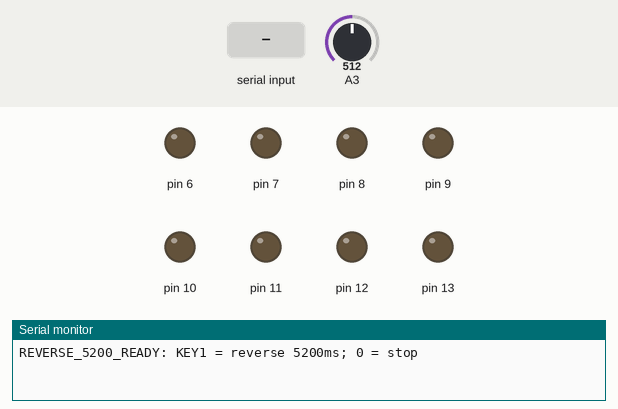
The sketch below on a simulated Arduino Uno, built with avr-gcc and run on an emulated ATmega328P. On the bench: output pins drawn as LEDs (lit = HIGH), the last lines printed to the serial monitor. The inputs (shaded band) are chosen by the test bench; at power-on: A3 = 512.

Above: at 1.2 s.
1.3 s: A3 set to 52
2.8 s: A3 set to 45
At 4.0 s:
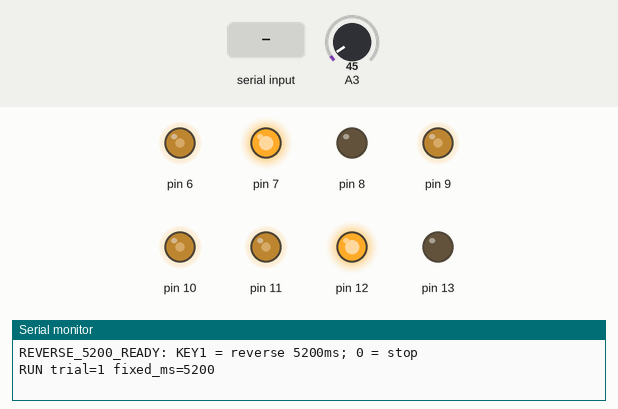
4.3 s: "0" received over Serial
At 5.3 s:
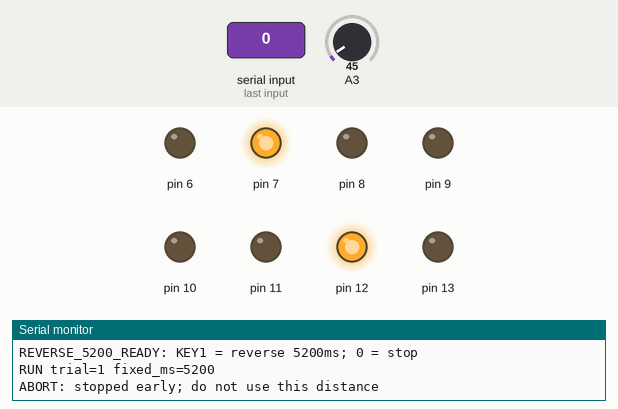
5.8 s: "1" received over Serial
At 6.6 s:
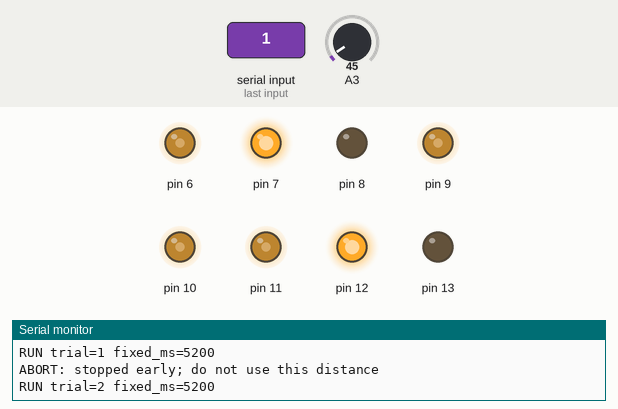
Timing chart, 0 to 12.5 s (numbered marks = the images above; inputs shaded):
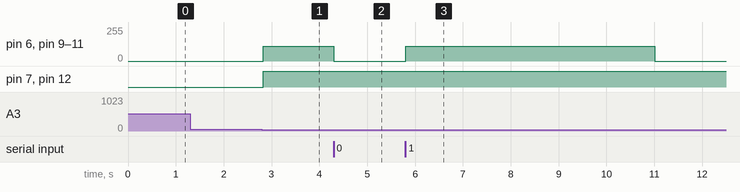

The sketch:

08___4_4__.ino
```cpp
volatile int _E5_B7_A6_E5_90_8E_E6_96_B9_E5_90_91;
volatile int _E5_8F_B3_E5_90_8E_E6_96_B9_E5_90_91;
volatile int _E5_B7_A6_E5_89_8D_E6_96_B9_E5_90_91;
volatile int _E5_8F_B3_E5_89_8D_E6_96_B9_E5_90_91;
volatile int _E5_90_8E_E9_80_801_E5_8F_B7PWM;
volatile int _E5_90_8E_E9_80_802_E5_8F_B7PWM;
volatile int _E5_90_8E_E9_80_803_E5_8F_B7PWM;
volatile int _E5_90_8E_E9_80_804_E5_8F_B7PWM;
volatile unsigned long _E5_90_8E_E9_80_80_E6_97_B6_E9_95_BF_E6_AF_AB_E7_A7_92;
volatile int _E8_BF_90_E8_A1_8C_E7_8A_B6_E6_80_81;
volatile int _E6_8C_89_E9_94_AE_E5_B0_B1_E7_BB_AA;
volatile unsigned long _E5_BC_80_E5_A7_8B_E6_97_B6_E5_88_BB;
volatile unsigned long _E6_B5_8B_E8_AF_95_E6_AC_A1_E6_95_B0;
volatile int _E4_B8_B2_E5_8F_A3_E5_91_BD_E4_BB_A4;

void setup(){
  _E5_B7_A6_E5_90_8E_E6_96_B9_E5_90_91 = 1;
  _E5_8F_B3_E5_90_8E_E6_96_B9_E5_90_91 = 0;
  _E5_B7_A6_E5_89_8D_E6_96_B9_E5_90_91 = 1;
  _E5_8F_B3_E5_89_8D_E6_96_B9_E5_90_91 = 0;
  _E5_90_8E_E9_80_801_E5_8F_B7PWM = 110;
  _E5_90_8E_E9_80_802_E5_8F_B7PWM = 110;
  _E5_90_8E_E9_80_803_E5_8F_B7PWM = 110;
  _E5_90_8E_E9_80_804_E5_8F_B7PWM = 110;
  _E5_90_8E_E9_80_80_E6_97_B6_E9_95_BF_E6_AF_AB_E7_A7_92 = 5200;
  _E8_BF_90_E8_A1_8C_E7_8A_B6_E6_80_81 = 0;
  _E6_8C_89_E9_94_AE_E5_B0_B1_E7_BB_AA = 0;
  _E5_BC_80_E5_A7_8B_E6_97_B6_E5_88_BB = 0;
  _E6_B5_8B_E8_AF_95_E6_AC_A1_E6_95_B0 = 0;
  _E4_B8_B2_E5_8F_A3_E5_91_BD_E4_BB_A4 = 0;
  Serial.begin(9600);
  pinMode(10, OUTPUT);
  pinMode(9, OUTPUT);
  pinMode(6, OUTPUT);
  pinMode(11, OUTPUT);
  pinMode(A3, INPUT);
analogWrite(10, 0);
analogWrite(9, 0);
analogWrite(6, 0);
analogWrite(11, 0);
pinMode(13, OUTPUT);
pinMode(8, OUTPUT);
pinMode(12, OUTPUT);
pinMode(7, OUTPUT);
Serial.println("REVERSE_5200_READY: KEY1 = reverse 5200ms; 0 = stop");
  pinMode(A3, INPUT);
  pinMode(13, OUTPUT);
  pinMode(8, OUTPUT);
  pinMode(12, OUTPUT);
  pinMode(7, OUTPUT);
}

void loop(){
  if ((analogRead(A3) > 100)) {
  _E6_8C_89_E9_94_AE_E5_B0_B1_E7_BB_AA = 1;

  } else {
  if (((_E6_8C_89_E9_94_AE_E5_B0_B1_E7_BB_AA == 1) && (analogRead(A3) < 50))) {
  delay(25);
  if ((analogRead(A3) < 50)) {
  _E6_8C_89_E9_94_AE_E5_B0_B1_E7_BB_AA = 0;
  if ((_E8_BF_90_E8_A1_8C_E7_8A_B6_E6_80_81 == 1)) {
  analogWrite(10, 0);
  analogWrite(9, 0);
  analogWrite(6, 0);
  analogWrite(11, 0);
  _E8_BF_90_E8_A1_8C_E7_8A_B6_E6_80_81 = 0;
  Serial.println("ABORT: stopped early; do not use this distance");

  } else {
  if ((_E8_BF_90_E8_A1_8C_E7_8A_B6_E6_80_81 == 0)) {
  if (((((((((((_E5_B7_A6_E5_90_8E_E6_96_B9_E5_90_91 >= 0) && (_E5_B7_A6_E5_90_8E_E6_96_B9_E5_90_91 <= 1)) && ((_E5_8F_B3_E5_90_8E_E6_96_B9_E5_90_91 >= 0) && (_E5_8F_B3_E5_90_8E_E6_96_B9_E5_90_91 <= 1))) && ((_E5_B7_A6_E5_89_8D_E6_96_B9_E5_90_91 >= 0) && (_E5_B7_A6_E5_89_8D_E6_96_B9_E5_90_91 <= 1))) && ((_E5_8F_B3_E5_89_8D_E6_96_B9_E5_90_91 >= 0) && (_E5_8F_B3_E5_89_8D_E6_96_B9_E5_90_91 <= 1))) && ((_E5_90_8E_E9_80_801_E5_8F_B7PWM > 0) && (_E5_90_8E_E9_80_801_E5_8F_B7PWM <= 180))) && ((_E5_90_8E_E9_80_802_E5_8F_B7PWM > 0) && (_E5_90_8E_E9_80_802_E5_8F_B7PWM <= 180))) && ((_E5_90_8E_E9_80_803_E5_8F_B7PWM > 0) && (_E5_90_8E_E9_80_803_E5_8F_B7PWM <= 180))) && ((_E5_90_8E_E9_80_804_E5_8F_B7PWM > 0) && (_E5_90_8E_E9_80_804_E5_8F_B7PWM <= 180))) && ((_E5_90_8E_E9_80_80_E6_97_B6_E9_95_BF_E6_AF_AB_E7_A7_92 > 0) && (_E5_90_8E_E9_80_80_E6_97_B6_E9_95_BF_E6_AF_AB_E7_A7_92 <= 60000)))) {
  analogWrite(10, 0);
  analogWrite(9, 0);
  analogWrite(6, 0);
  analogWrite(11, 0);
  pinMode(13, OUTPUT);
  pinMode(8, OUTPUT);
  pinMode(12, OUTPUT);
  pinMode(7, OUTPUT);
  digitalWrite(13,_E5_8F_B3_E5_89_8D_E6_96_B9_E5_90_91);
  digitalWrite(8,_E5_8F_B3_E5_90_8E_E6_96_B9_E5_90_91);
  digitalWrite(12,_E5_B7_A6_E5_90_8E_E6_96_B9_E5_90_91);
  digitalWrite(7,_E5_B7_A6_E5_89_8D_E6_96_B9_E5_90_91);
  analogWrite(11, _E5_90_8E_E9_80_804_E5_8F_B7PWM);
  analogWrite(9, _E5_90_8E_E9_80_802_E5_8F_B7PWM);
  analogWrite(10, _E5_90_8E_E9_80_801_E5_8F_B7PWM);
  analogWrite(6, _E5_90_8E_E9_80_803_E5_8F_B7PWM);
  _E5_BC_80_E5_A7_8B_E6_97_B6_E5_88_BB = millis();
  _E8_BF_90_E8_A1_8C_E7_8A_B6_E6_80_81 = 1;
  _E6_B5_8B_E8_AF_95_E6_AC_A1_E6_95_B0 = (_E6_B5_8B_E8_AF_95_E6_AC_A1_E6_95_B0 + 1);
  Serial.print("RUN trial=");
  Serial.print(_E6_B5_8B_E8_AF_95_E6_AC_A1_E6_95_B0);
  Serial.print(" fixed_ms=");
  Serial.println(_E5_90_8E_E9_80_80_E6_97_B6_E9_95_BF_E6_AF_AB_E7_A7_92);

  } else {
  analogWrite(10, 0);
  analogWrite(9, 0);
  analogWrite(6, 0);
  analogWrite(11, 0);
  Serial.println("INVALID_SETTINGS: check direction/PWM/fixed_ms");

  }

  }

  }

  }

  }

  }
  if (Serial.available() > 0) {
  _E4_B8_B2_E5_8F_A3_E5_91_BD_E4_BB_A4 = Serial.read();
  if ((_E4_B8_B2_E5_8F_A3_E5_91_BD_E4_BB_A4 == 48)) {
  analogWrite(10, 0);
  analogWrite(9, 0);
  analogWrite(6, 0);
  analogWrite(11, 0);
  _E8_BF_90_E8_A1_8C_E7_8A_B6_E6_80_81 = 0;
  Serial.println("ABORT: stopped early; do not use this distance");

  } else {
  if ((_E4_B8_B2_E5_8F_A3_E5_91_BD_E4_BB_A4 == 49)) {
  if ((_E8_BF_90_E8_A1_8C_E7_8A_B6_E6_80_81 == 0)) {
  if (((((((((((_E5_B7_A6_E5_90_8E_E6_96_B9_E5_90_91 >= 0) && (_E5_B7_A6_E5_90_8E_E6_96_B9_E5_90_91 <= 1)) && ((_E5_8F_B3_E5_90_8E_E6_96_B9_E5_90_91 >= 0) && (_E5_8F_B3_E5_90_8E_E6_96_B9_E5_90_91 <= 1))) && ((_E5_B7_A6_E5_89_8D_E6_96_B9_E5_90_91 >= 0) && (_E5_B7_A6_E5_89_8D_E6_96_B9_E5_90_91 <= 1))) && ((_E5_8F_B3_E5_89_8D_E6_96_B9_E5_90_91 >= 0) && (_E5_8F_B3_E5_89_8D_E6_96_B9_E5_90_91 <= 1))) && ((_E5_90_8E_E9_80_801_E5_8F_B7PWM > 0) && (_E5_90_8E_E9_80_801_E5_8F_B7PWM <= 180))) && ((_E5_90_8E_E9_80_802_E5_8F_B7PWM > 0) && (_E5_90_8E_E9_80_802_E5_8F_B7PWM <= 180))) && ((_E5_90_8E_E9_80_803_E5_8F_B7PWM > 0) && (_E5_90_8E_E9_80_803_E5_8F_B7PWM <= 180))) && ((_E5_90_8E_E9_80_804_E5_8F_B7PWM > 0) && (_E5_90_8E_E9_80_804_E5_8F_B7PWM <= 180))) && ((_E5_90_8E_E9_80_80_E6_97_B6_E9_95_BF_E6_AF_AB_E7_A7_92 > 0) && (_E5_90_8E_E9_80_80_E6_97_B6_E9_95_BF_E6_AF_AB_E7_A7_92 <= 60000)))) {
  analogWrite(10, 0);
  analogWrite(9, 0);
  analogWrite(6, 0);
  analogWrite(11, 0);
  pinMode(13, OUTPUT);
  pinMode(8, OUTPUT);
  pinMode(12, OUTPUT);
  pinMode(7, OUTPUT);
  digitalWrite(13,_E5_8F_B3_E5_89_8D_E6_96_B9_E5_90_91);
  digitalWrite(8,_E5_8F_B3_E5_90_8E_E6_96_B9_E5_90_91);
  digitalWrite(12,_E5_B7_A6_E5_90_8E_E6_96_B9_E5_90_91);
  digitalWrite(7,_E5_B7_A6_E5_89_8D_E6_96_B9_E5_90_91);
  analogWrite(11, _E5_90_8E_E9_80_804_E5_8F_B7PWM);
  analogWrite(9, _E5_90_8E_E9_80_802_E5_8F_B7PWM);
  analogWrite(10, _E5_90_8E_E9_80_801_E5_8F_B7PWM);
  analogWrite(6, _E5_90_8E_E9_80_803_E5_8F_B7PWM);
  _E5_BC_80_E5_A7_8B_E6_97_B6_E5_88_BB = millis();
  _E8_BF_90_E8_A1_8C_E7_8A_B6_E6_80_81 = 1;
  _E6_B5_8B_E8_AF_95_E6_AC_A1_E6_95_B0 = (_E6_B5_8B_E8_AF_95_E6_AC_A1_E6_95_B0 + 1);
  Serial.print("RUN trial=");
  Serial.print(_E6_B5_8B_E8_AF_95_E6_AC_A1_E6_95_B0);
  Serial.print(" fixed_ms=");
  Serial.println(_E5_90_8E_E9_80_80_E6_97_B6_E9_95_BF_E6_AF_AB_E7_A7_92);

  } else {
  analogWrite(10, 0);
  analogWrite(9, 0);
  analogWrite(6, 0);
  analogWrite(11, 0);
  Serial.println("INVALID_SETTINGS: check direction/PWM/fixed_ms");

  }

  }

  }

  }

  }
  if (((_E8_BF_90_E8_A1_8C_E7_8A_B6_E6_80_81 == 1) && ((millis() - _E5_BC_80_E5_A7_8B_E6_97_B6_E5_88_BB) >= _E5_90_8E_E9_80_80_E6_97_B6_E9_95_BF_E6_AF_AB_E7_A7_92))) {
  analogWrite(10, 0);
  analogWrite(9, 0);
  analogWrite(6, 0);
  analogWrite(11, 0);
  _E8_BF_90_E8_A1_8C_E7_8A_B6_E6_80_81 = 0;
  Serial.print("DONE trial=");
  Serial.print(_E6_B5_8B_E8_AF_95_E6_AC_A1_E6_95_B0);
  Serial.print(" fixed_ms=");
  Serial.println(_E5_90_8E_E9_80_80_E6_97_B6_E9_95_BF_E6_AF_AB_E7_A7_92);
  Serial.println("Measure distance in cm; KEY1 repeats forward");

  }
  delay(5);

}
```

Measured:
- the behaviour switches between 50 and 49 on A3 (found by bisection; images 0 and 1)
- after the input at 1.3 s, every drawn part: stays the same
- after the input at 2.8 s, pin 6, pin 9–11: 0/255 → 110/255 at once; pin 7, pin 12: LOW → HIGH at once
- after the input at 4.3 s, pin 6, pin 9–11: 110/255 → 0/255 at once
- after the input at 5.8 s, pin 6, pin 9–11: 0/255 → 110/255 at once, → 0/255 5.2 s later
